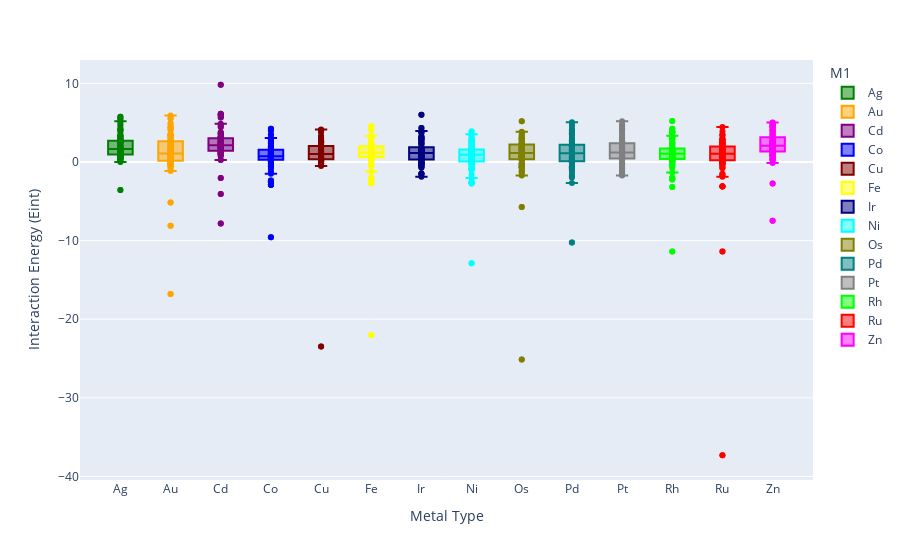

The cell this chart's notebook holds for it:
### Markdown cell above
## Boxplot of the Eint categorized by metal type

### Code cell
plot_categorical_energy_boxplot(
    df=Eint_df,
    x_col='M1',
    y_col='Eint',
    color_map=metal_colors,
    hover_col='system_dacs',
    save_dir='../../../data/figures/dacs_eda',
    x_title='Metal Type',
    y_title='Interaction Energy (Eint)',
    file_name='Eint_M1_metal_boxplot'
)

### Figure 1 — Plotly figure (JSON) as saved in the notebook; plotly's stock layout.template omitted (floating-point values rounded to 4 significant figures; data arrays with more than 128 entries replaced by an {"elided": "..."} marker saying what was removed)
{"data": [{"alignmentgroup": "True", "hovertemplate": "M1=%{x}<br>Eint=%{y}<extra></extra>", "legendgroup": "Ag", "marker": {"color": "#008000"}, "name": "Ag", "notched": false, "offsetgroup": "Ag", "orientation": "v", "showlegend": true, "type": "box", "x": ["Ag", "Ag", "Ag", "Ag", "Ag", "Ag", "Ag", "Ag", "Ag", "Ag", "Ag", "Ag", "Ag", "Ag", "Ag", "Ag", "Ag", "Ag", "Ag", "Ag", "Ag", "Ag", "Ag", "Ag", "Ag", "Ag", "Ag", "Ag", "Ag", "Ag", "Ag", "Ag", "Ag", "Ag", "Ag", "Ag", "Ag", "Ag", "Ag", "Ag", "Ag", "Ag", "Ag", "Ag", "Ag", "Ag", "Ag", "Ag", "Ag", "Ag", "Ag", "Ag", "Ag", "Ag", "Ag", "Ag", "Ag", "Ag", "Ag", "Ag", "Ag", "Ag", "Ag", "Ag", "Ag", "Ag", "Ag", "Ag", "Ag", "Ag", "Ag", "Ag", "Ag", "Ag", "Ag", "Ag", "Ag", "Ag", "Ag", "Ag", "Ag", "Ag", "Ag", "Ag", "Ag", "Ag", "Ag"], "x0": " ", "xaxis": "x", "y": [5.188, 2.877, 2.455, 1.947, 2.989, 2.723, 3.713, 2.591, 3.074, 2.514, 2.545, 3.073, 2.606, 4.089, 0.497, 2.266, 3.371, 2.013, 2.084, 1.636, 4.024, 2.436, 4.003, 4.899, 3.296, 4.636, 3.406, 4.363, 1.739, 1.751, 5.485, -3.58, 1.73, 5.735, 4.119, 0.963, 1.18, 1.577, 1.102, 0.83, 0.935, 1.075, 0.519, 0.008, 1.508, 0.653, 0.442, 0.571, 0.82, 0.863, 0.362, 0.991, 1.621, 0.604, 0.559, 1.543, 1.254, 0.576, 1.207, 0.214, 1.133, 0.555, 1.126, 1.359, 1.496, 0.341, 3.263, 1.653, 2.612, 0.057, 1.353, 0.901, 1.25, 0.675, 1.332, 1.757, 2.566, 1.854, 2.798, 1.892, 2.881, 1.383, 1.05, 2.458, 1.912, 0.619, 1.114], "y0": " ", "yaxis": "y"}, {"alignmentgroup": "True", "hovertemplate": "M1=%{x}<br>Eint=%{y}<extra></extra>", "legendgroup": "Au", "marker": {"color": "#ffa500"}, "name": "Au", "notched": false, "offsetgroup": "Au", "orientation": "v", "showlegend": true, "type": "box", "x": ["Au", "Au", "Au", "Au", "Au", "Au", "Au", "Au", "Au", "Au", "Au", "Au", "Au", "Au", "Au", "Au", "Au", "Au", "Au", "Au", "Au", "Au", "Au", "Au", "Au", "Au", "Au", "Au", "Au", "Au", "Au", "Au", "Au", "Au", "Au", "Au", "Au", "Au", "Au", "Au", "Au", "Au", "Au", "Au", "Au", "Au", "Au", "Au", "Au", "Au", "Au", "Au", "Au", "Au", "Au", "Au", "Au", "Au", "Au", "Au", "Au", "Au", "Au", "Au", "Au", "Au", "Au", "Au", "Au", "Au", "Au", "Au", "Au", "Au", "Au", "Au", "Au", "Au", "Au", "Au", "Au", "Au", "Au", "Au", "Au", "Au", "Au"], "x0": " ", "xaxis": "x", "y": [5.531, 2.782, 1.606, 0.855, 2.987, 2.127, 2.593, 1.377, 2.614, 2.44, 2.116, 2.614, -5.146, 4.398, 0.972, 1.739, 3.523, 2.477, -8.101, -16.8, 4.043, 2.628, 3.504, 4.872, 0.105, 4.924, 3.589, 4.237, 3.401, 3.404, 5.533, -0.261, 0.777, 5.924, 4.347, 4.552, 1.381, 1.012, 0.836, 0.64, 0.117, 0.979, -0.236, -0.264, 1.621, 0.4, -0.371, 0.166, 0.784, 0.908, -0.934, 0.573, 0.216, 0.173, 0.964, 1.903, -0.457, -0.663, 1.209, 0.104, 1.052, -0.002, 1.057, 1.378, -0.518, -0.183, 0.628, -0.594, 0.408, -0.186, 0.495, 2.215, -1.16, 0.265, 0.096, 1.794, 3.148, 1.722, 3.173, 1.374, 3.295, 1.163, -0.207, 2.563, 2.806, 0.313, 1.075], "y0": " ", "yaxis": "y"}, {"alignmentgroup": "True", "hovertemplate": "M1=%{x}<br>Eint=%{y}<extra></extra>", "legendgroup": "Cd", "marker": {"color": "#800080"}, "name": "Cd", "notched": false, "offsetgroup": "Cd", "orientation": "v", "showlegend": true, "type": "box", "x": ["Cd", "Cd", "Cd", "Cd", "Cd", "Cd", "Cd", "Cd", "Cd", "Cd", "Cd", "Cd", "Cd", "Cd", "Cd", "Cd", "Cd", "Cd", "Cd", "Cd", "Cd", "Cd", "Cd", "Cd", "Cd", "Cd", "Cd", "Cd", "Cd", "Cd", "Cd", "Cd", "Cd", "Cd", "Cd", "Cd", "Cd", "Cd", "Cd", "Cd", "Cd", "Cd", "Cd", "Cd", "Cd", "Cd", "Cd", "Cd", "Cd", "Cd", "Cd", "Cd", "Cd", "Cd", "Cd", "Cd", "Cd", "Cd", "Cd", "Cd", "Cd", "Cd", "Cd", "Cd", "Cd", "Cd", "Cd", "Cd", "Cd", "Cd", "Cd", "Cd", "Cd", "Cd", "Cd", "Cd", "Cd", "Cd", "Cd", "Cd", "Cd", "Cd", "Cd", "Cd", "Cd", "Cd", "Cd"], "x0": " ", "xaxis": "x", "y": [1.811, 2.683, 2.249, 3.113, 3.714, 2.962, 5.905, 3.222, 4.439, 2.685, 3.518, 4.443, 0.289, 4.873, 1.834, 2.87, 3.79, 2.528, -7.829, 1.48, 3.244, 2.169, 3.182, 5.644, -2.041, 4.683, 3.644, 3.492, 2.6, 3.212, 6.132, -4.061, 1.937, 6.023, 2.534, 9.82, 1.158, 2.291, 1.918, 1.883, 1.649, 1.861, 1.451, 1.199, 2.304, 1.539, 1.411, 1.045, 2.254, 1.911, 2.021, 1.942, 1.044, 1.31, 0.907, 2.47, 1.045, 0.786, 1.711, 1.354, 2.334, 1.415, 2.335, 2.281, 2.045, 1.585, 2.657, 0.779, 2.564, 1.058, 1.424, 2.337, 0.235, 1.187, 1.651, 2.128, 2.601, 3.007, 3.129, 3.005, 3.092, 1.83, 1.928, 2.039, 1.806, 1.262, 1.053], "y0": " ", "yaxis": "y"}, {"alignmentgroup": "True", "hovertemplate": "M1=%{x}<br>Eint=%{y}<extra></extra>", "legendgroup": "Co", "marker": {"color": "#0000ff"}, "name": "Co", "notched": false, "offsetgroup": "Co", "orientation": "v", "showlegend": true, "type": "box", "x": ["Co", "Co", "Co", "Co", "Co", "Co", "Co", "Co", "Co", "Co", "Co", "Co", "Co", "Co", "Co", "Co", "Co", "Co", "Co", "Co", "Co", "Co", "Co", "Co", "Co", "Co", "Co", "Co", "Co", "Co", "Co", "Co", "Co", "Co", "Co", "Co", "Co", "Co", "Co", "Co", "Co", "Co", "Co", "Co", "Co", "Co", "Co", "Co", "Co", "Co", "Co", "Co", "Co", "Co", "Co", "Co", "Co", "Co", "Co", "Co", "Co", "Co", "Co", "Co", "Co", "Co", "Co", "Co", "Co", "Co", "Co", "Co", "Co", "Co", "Co", "Co", "Co", "Co", "Co", "Co", "Co", "Co", "Co", "Co", "Co", "Co", "Co"], "x0": " ", "xaxis": "x", "y": [0.851, 1.543, -2.352, 0.148, 0.917, -2.588, 0.962, -2.906, 0.579, 4.218, -0.149, 0.579, -2.888, 1.501, -1.2, 0.414, 1.24, 4.017, 3.061, -0.621, 1.888, -2.452, 1.889, 2.859, -0.87, 2.688, -1.511, 2.363, 1.048, 1.048, 2.925, -9.583, 1.991, 3.458, 1.62, 0.33, 0.742, 0.809, 1.289, 0.053, 0.246, 1.233, 0.446, 0.503, 0.533, 1.524, -0.616, -0.509, 0.445, 1.652, 0.578, 0.331, 1.102, 0.61, 0.803, 1.259, 0.551, 0.689, 1.31, 0.643, 0.088, 0.864, 0.088, 0.328, 1.557, 1.719, 2.84, -0.065, 2.03, 0.343, 0.398, 1.858, 0.466, -0.561, 0.276, 0.755, 2.464, 0.945, 2.521, 0.722, 1.316, 0.444, -0.363, 1.668, 1.095, 0.965, 0.396], "y0": " ", "yaxis": "y"}, {"alignmentgroup": "True", "hovertemplate": "M1=%{x}<br>Eint=%{y}<extra></extra>", "legendgroup": "Cu", "marker": {"color": "#800000"}, "name": "Cu", "notched": false, "offsetgroup": "Cu", "orientation": "v", "showlegend": true, "type": "box", "x": ["Cu", "Cu", "Cu", "Cu", "Cu", "Cu", "Cu", "Cu", "Cu", "Cu", "Cu", "Cu", "Cu", "Cu", "Cu", "Cu", "Cu", "Cu", "Cu", "Cu", "Cu", "Cu", "Cu", "Cu", "Cu", "Cu", "Cu", "Cu", "Cu", "Cu", "Cu", "Cu", "Cu", "Cu", "Cu", "Cu", "Cu", "Cu", "Cu", "Cu", "Cu", "Cu", "Cu", "Cu", "Cu", "Cu", "Cu", "Cu", "Cu", "Cu", "Cu", "Cu", "Cu", "Cu", "Cu", "Cu", "Cu", "Cu", "Cu", "Cu", "Cu", "Cu", "Cu", "Cu", "Cu", "Cu", "Cu", "Cu", "Cu", "Cu", "Cu", "Cu", "Cu", "Cu", "Cu", "Cu", "Cu", "Cu", "Cu", "Cu", "Cu", "Cu", "Cu", "Cu", "Cu", "Cu", "Cu"], "x0": " ", "xaxis": "x", "y": [3.334, 2.463, 1.726, 1.008, 1.959, 1.265, 2.742, 1.639, 2.059, 4.045, 1.511, 2.059, 1.655, 2.772, 0.537, 1.21, 1.789, 2.653, 2.649, -0.27, 2.279, 1.28, 2.58, 3.19, 4.137, 2.961, 1.86, 2.635, 0.931, 0.932, 3.87, -23.46, 0.98, 4.074, 3.804, -0.154, 1.059, 1.082, 0.873, 0.136, 0.375, 0.261, 0.564, 0.037, 0.892, 0.271, -0.181, -0.13, 0.517, 0.298, 0.034, 0.59, 1.092, 0.17, 0.013, 0.748, 1.147, 0.358, 0.812, -0.15, 0.753, 0.164, 0.737, 0.507, 1.41, 0.221, 3.011, 1.239, 2.395, 0.39, -0.118, 1.923, -0.521, 0.093, 0.569, 1.418, 2.519, 1.283, 2.193, 0.777, 1.826, 0.886, 0.336, 1.305, 0.937, 0.294, 0.056], "y0": " ", "yaxis": "y"}, {"alignmentgroup": "True", "hovertemplate": "M1=%{x}<br>Eint=%{y}<extra></extra>", "legendgroup": "Fe", "marker": {"color": "#ffff00"}, "name": "Fe", "notched": false, "offsetgroup": "Fe", "orientation": "v", "showlegend": true, "type": "box", "x": ["Fe", "Fe", "Fe", "Fe", "Fe", "Fe", "Fe", "Fe", "Fe", "Fe", "Fe", "Fe", "Fe", "Fe", "Fe", "Fe", "Fe", "Fe", "Fe", "Fe", "Fe", "Fe", "Fe", "Fe", "Fe", "Fe", "Fe", "Fe", "Fe", "Fe", "Fe", "Fe", "Fe", "Fe", "Fe", "Fe", "Fe", "Fe", "Fe", "Fe", "Fe", "Fe", "Fe", "Fe", "Fe", "Fe", "Fe", "Fe", "Fe", "Fe", "Fe", "Fe", "Fe", "Fe", "Fe", "Fe", "Fe", "Fe", "Fe", "Fe", "Fe", "Fe", "Fe", "Fe", "Fe", "Fe", "Fe", "Fe", "Fe", "Fe", "Fe", "Fe", "Fe", "Fe", "Fe", "Fe", "Fe", "Fe", "Fe", "Fe", "Fe", "Fe", "Fe", "Fe", "Fe", "Fe", "Fe"], "x0": " ", "xaxis": "x", "y": [1.402, 1.62, -2.252, 0.52, 1.157, -2.49, 1.63, -2.714, 1.131, 4.543, 0.993, 1.131, -2.679, 2.004, -1.198, 1.204, 1.88, -0.326, 3.253, -0.364, 2.308, -1.984, 2.347, 3.257, -0.312, 3.086, 0.695, 2.826, 1.625, 1.621, 3.342, -22.01, 2.179, 4.106, 2.13, 0.86, 1.123, 1.141, 1.57, 0.932, 0.568, 1.89, 0.721, 0.746, 1.393, 1.997, 0.22, 0.309, 1.014, 2.066, 0.387, 0.455, 1.366, 1.067, 1.37, 1.966, 1.017, 1.192, 1.783, 1.517, 1.07, 1.36, 1.07, 1.344, 1.913, 2.577, 3.148, 0.554, 2.213, 1.016, 0.845, 2.34, 1.026, -0.559, 0.478, 1.046, 2.213, 1.569, 2.329, 1.114, 2.834, 0.005, 0.269, 2.068, 1.588, 0.938, 0.297], "y0": " ", "yaxis": "y"}, {"alignmentgroup": "True", "hovertemplate": "M1=%{x}<br>Eint=%{y}<extra></extra>", "legendgroup": "Ir", "marker": {"color": "#000080"}, "name": "Ir", "notched": false, "offsetgroup": "Ir", "orientation": "v", "showlegend": true, "type": "box", "x": ["Ir", "Ir", "Ir", "Ir", "Ir", "Ir", "Ir", "Ir", "Ir", "Ir", "Ir", "Ir", "Ir", "Ir", "Ir", "Ir", "Ir", "Ir", "Ir", "Ir", "Ir", "Ir", "Ir", "Ir", "Ir", "Ir", "Ir", "Ir", "Ir", "Ir", "Ir", "Ir", "Ir", "Ir", "Ir", "Ir", "Ir", "Ir", "Ir", "Ir", "Ir", "Ir", "Ir", "Ir", "Ir", "Ir", "Ir", "Ir", "Ir", "Ir", "Ir", "Ir", "Ir", "Ir", "Ir", "Ir", "Ir", "Ir", "Ir", "Ir", "Ir", "Ir", "Ir", "Ir", "Ir", "Ir", "Ir", "Ir", "Ir", "Ir", "Ir", "Ir", "Ir", "Ir", "Ir", "Ir", "Ir", "Ir", "Ir", "Ir", "Ir", "Ir", "Ir", "Ir", "Ir", "Ir", "Ir"], "x0": " ", "xaxis": "x", "y": [3.726, 2.436, -0.672, 0.655, 1.822, -1.472, 1.721, -1.53, 1.564, 0.349, 1.283, 1.565, -1.514, 2.991, -0.271, 1.431, 2.651, 1.419, 0.698, 0.721, 3.252, -1.538, 2.983, 3.833, 0.824, 3.937, 1.671, 3.168, 1.139, 2.763, 3.684, 1.881, 1.474, 4.327, 5.992, -0.014, 1.067, -0.574, 1.226, 0.979, -1.893, 1.427, -0.011, 0.112, 1.043, 1.719, -0.156, 0.429, 0.911, 1.884, -0.381, -0.311, 0.999, 0.438, 0.849, 2.214, 0.315, 0.704, 1.875, 1.146, 0.392, 0.78, 0.392, 0.84, 1.128, 1.299, 2.36, 0.106, 1.701, 0.649, 1.282, 2.353, -0.194, -0.752, -0.063, 1.679, 3.02, 1.238, 3.206, -0.256, 2.799, 1.143, -0.509, 0.925, 1.162, -0.351, 0.332], "y0": " ", "yaxis": "y"}, {"alignmentgroup": "True", "hovertemplate": "M1=%{x}<br>Eint=%{y}<extra></extra>", "legendgroup": "Ni", "marker": {"color": "#00ffff"}, "name": "Ni", "notched": false, "offsetgroup": "Ni", "orientation": "v", "showlegend": true, "type": "box", "x": ["Ni", "Ni", "Ni", "Ni", "Ni", "Ni", "Ni", "Ni", "Ni", "Ni", "Ni", "Ni", "Ni", "Ni", "Ni", "Ni", "Ni", "Ni", "Ni", "Ni", "Ni", "Ni", "Ni", "Ni", "Ni", "Ni", "Ni", "Ni", "Ni", "Ni", "Ni", "Ni", "Ni", "Ni", "Ni", "Ni", "Ni", "Ni", "Ni", "Ni", "Ni", "Ni", "Ni", "Ni", "Ni", "Ni", "Ni", "Ni", "Ni", "Ni", "Ni", "Ni", "Ni", "Ni", "Ni", "Ni", "Ni", "Ni", "Ni", "Ni", "Ni", "Ni", "Ni", "Ni", "Ni", "Ni", "Ni", "Ni", "Ni", "Ni", "Ni", "Ni", "Ni", "Ni", "Ni", "Ni", "Ni", "Ni", "Ni", "Ni", "Ni", "Ni", "Ni", "Ni", "Ni", "Ni", "Ni"], "x0": " ", "xaxis": "x", "y": [2.87, 1.76, -1.581, -0.277, 1.03, -0.104, 1.489, -2.6, 0.992, 3.881, 0.483, 0.992, -2.739, 2.188, -1.067, 0.179, 0.956, -0.131, -0.91, -0.805, 1.86, -2.608, 1.947, 2.957, -0.981, 2.659, -2.029, 2.431, 1.141, 1.141, 3.231, -12.89, 2.241, 3.539, 1.045, 2.465, 0.464, 0.239, 1.107, -0.273, -0.686, 1.299, 0.634, 0.466, 1.409, 1.889, -0.779, 0.108, 0.959, 0.097, 0.431, -0.537, -0.81, 0.695, 0.879, 1.304, 0.969, 0.937, 1.714, -0.31, 0.847, -0.856, 0.846, 1.151, 1.605, 1.533, 2.918, 1.235, 2.096, 0.298, 0.281, 1.755, 0.487, -0.278, 0.488, 1.208, 2.755, 1.212, 2.759, 0.498, 2.367, 0.744, 0.065, 1.287, 0.928, 0.241, 0.511], "y0": " ", "yaxis": "y"}, {"alignmentgroup": "True", "hovertemplate": "M1=%{x}<br>Eint=%{y}<extra></extra>", "legendgroup": "Os", "marker": {"color": "#808000"}, "name": "Os", "notched": false, "offsetgroup": "Os", "orientation": "v", "showlegend": true, "type": "box", "x": ["Os", "Os", "Os", "Os", "Os", "Os", "Os", "Os", "Os", "Os", "Os", "Os", "Os", "Os", "Os", "Os", "Os", "Os", "Os", "Os", "Os", "Os", "Os", "Os", "Os", "Os", "Os", "Os", "Os", "Os", "Os", "Os", "Os", "Os", "Os", "Os", "Os", "Os", "Os", "Os", "Os", "Os", "Os", "Os", "Os", "Os", "Os", "Os", "Os", "Os", "Os", "Os", "Os", "Os", "Os", "Os", "Os", "Os", "Os", "Os", "Os", "Os", "Os", "Os", "Os", "Os", "Os", "Os", "Os", "Os", "Os", "Os", "Os", "Os", "Os", "Os", "Os", "Os", "Os", "Os", "Os", "Os", "Os", "Os", "Os", "Os", "Os"], "x0": " ", "xaxis": "x", "y": [5.169, 2.707, -1.037, 0.767, 1.88, -1.737, 1.313, -1.22, 1.926, 0.731, 1.533, 1.927, -1.282, 2.994, -0.424, 2.298, 2.467, 1.019, -25.13, 0.649, 2.997, -1.389, 2.351, 3.51, 3.253, 3.372, 1.248, 2.559, 1.654, 3.838, 3.15, -5.742, 1.935, 3.74, 2.906, 0.355, 1.124, 0.561, 0.697, 0.778, -0.685, 2.05, -0.36, -0.238, 1.246, 1.572, -0.169, -0.169, 1.151, 2.266, -0.675, -0.627, 0.611, 1.121, 1.175, 2.781, 0.518, 0.722, 1.817, 1.843, 0.821, 1.42, 0.82, 0.8, 0.96, 1.252, 2.342, 0.601, 1.529, 0.796, 1.831, 2.437, 0.323, -0.569, -0.54, 0.779, 2.415, 0.769, 3.113, -0.386, 2.85, 0.554, -0.794, 1.575, 1.51, -0.659, 0.226], "y0": " ", "yaxis": "y"}, {"alignmentgroup": "True", "hovertemplate": "M1=%{x}<br>Eint=%{y}<extra></extra>", "legendgroup": "Pd", "marker": {"color": "#008080"}, "name": "Pd", "notched": false, "offsetgroup": "Pd", "orientation": "v", "showlegend": true, "type": "box", "x": ["Pd", "Pd", "Pd", "Pd", "Pd", "Pd", "Pd", "Pd", "Pd", "Pd", "Pd", "Pd", "Pd", "Pd", "Pd", "Pd", "Pd", "Pd", "Pd", "Pd", "Pd", "Pd", "Pd", "Pd", "Pd", "Pd", "Pd", "Pd", "Pd", "Pd", "Pd", "Pd", "Pd", "Pd", "Pd", "Pd", "Pd", "Pd", "Pd", "Pd", "Pd", "Pd", "Pd", "Pd", "Pd", "Pd", "Pd", "Pd", "Pd", "Pd", "Pd", "Pd", "Pd", "Pd", "Pd", "Pd", "Pd", "Pd", "Pd", "Pd", "Pd", "Pd", "Pd", "Pd", "Pd", "Pd", "Pd", "Pd", "Pd", "Pd", "Pd", "Pd", "Pd", "Pd", "Pd", "Pd", "Pd", "Pd", "Pd", "Pd", "Pd", "Pd", "Pd", "Pd", "Pd", "Pd", "Pd"], "x0": " ", "xaxis": "x", "y": [1.621, 2.315, -1.723, 0.809, 1.987, -1.815, 3.068, -2.663, 2.557, 0.767, 1.979, 2.568, -1.502, 3.773, -0.66, 1.73, 2.422, 1.459, -0.803, -10.25, 3.432, -1.987, 3.582, 4.56, 0.298, 4.197, 1.96, 4.011, 2.728, 2.727, 4.738, 2.082, 1.107, 5.053, 2.212, 4.042, 0.535, 0.197, 0.559, 0.223, -0.913, 1.309, -0.487, -0.058, 1.264, -0.06, -0.704, 0.39, 1.53, 0.341, -1.134, -0.74, -1.113, 1.066, 0.554, 1.723, 1.045, -0.599, 1.766, 0.063, 1.096, -0.924, 1.096, 1.446, 1.342, -0.557, 2.898, 0.194, 2.046, -0.093, 0.669, 1.777, 0.576, -0.015, 0.468, 1.786, 3.588, 2.044, 3.61, 1.05, 3.484, 1.568, 0.721, 2.405, 1.983, 0.505, 1.164], "y0": " ", "yaxis": "y"}, {"alignmentgroup": "True", "hovertemplate": "M1=%{x}<br>Eint=%{y}<extra></extra>", "legendgroup": "Pt", "marker": {"color": "#808080"}, "name": "Pt", "notched": false, "offsetgroup": "Pt", "orientation": "v", "showlegend": true, "type": "box", "x": ["Pt", "Pt", "Pt", "Pt", "Pt", "Pt", "Pt", "Pt", "Pt", "Pt", "Pt", "Pt", "Pt", "Pt", "Pt", "Pt", "Pt", "Pt", "Pt", "Pt", "Pt", "Pt", "Pt", "Pt", "Pt", "Pt", "Pt", "Pt", "Pt", "Pt", "Pt", "Pt", "Pt", "Pt", "Pt", "Pt", "Pt", "Pt", "Pt", "Pt", "Pt", "Pt", "Pt", "Pt", "Pt", "Pt", "Pt", "Pt", "Pt", "Pt", "Pt", "Pt", "Pt", "Pt", "Pt", "Pt", "Pt", "Pt", "Pt", "Pt", "Pt", "Pt", "Pt", "Pt", "Pt", "Pt", "Pt", "Pt", "Pt", "Pt", "Pt", "Pt", "Pt", "Pt", "Pt", "Pt", "Pt", "Pt", "Pt", "Pt", "Pt", "Pt", "Pt", "Pt", "Pt", "Pt", "Pt"], "x0": " ", "xaxis": "x", "y": [0.96, 2.642, -0.559, 0.573, 2.116, -0.948, 2.542, -1.19, 2.372, 0.829, 1.885, 2.372, -1.328, 3.699, -0.179, 1.444, 2.461, 1.568, 0.441, 1.097, 3.337, -1.134, 3.149, 4.48, 0.803, 4.432, 2.341, 3.834, 2.962, 2.962, 4.709, 0.396, 0.541, 5.171, 1.851, 4.667, 0.758, -0.313, 0.457, 0.968, -1.627, 1.272, -0.74, -0.131, 1.342, 2.644, -0.003, 0.416, 1.64, 2.53, -1.645, -1.259, -1.732, 0.899, 0.427, 1.919, 1.087, -0.804, 2.212, 1.553, 0.961, 1.195, 0.961, 1.492, 1.272, 1.186, 2.805, 0.33, 2.034, 1.022, 1.195, 1.783, 0.703, -0.19, 0.007, 1.831, 4.185, 2.376, 4.299, 0.668, 4.163, 1.528, 0.478, 2.618, 2.304, 0.25, 1.215], "y0": " ", "yaxis": "y"}, {"alignmentgroup": "True", "hovertemplate": "M1=%{x}<br>Eint=%{y}<extra></extra>", "legendgroup": "Rh", "marker": {"color": "#00ff00"}, "name": "Rh", "notched": false, "offsetgroup": "Rh", "orientation": "v", "showlegend": true, "type": "box", "x": ["Rh", "Rh", "Rh", "Rh", "Rh", "Rh", "Rh", "Rh", "Rh", "Rh", "Rh", "Rh", "Rh", "Rh", "Rh", "Rh", "Rh", "Rh", "Rh", "Rh", "Rh", "Rh", "Rh", "Rh", "Rh", "Rh", "Rh", "Rh", "Rh", "Rh", "Rh", "Rh", "Rh", "Rh", "Rh", "Rh", "Rh", "Rh", "Rh", "Rh", "Rh", "Rh", "Rh", "Rh", "Rh", "Rh", "Rh", "Rh", "Rh", "Rh", "Rh", "Rh", "Rh", "Rh", "Rh", "Rh", "Rh", "Rh", "Rh", "Rh", "Rh", "Rh", "Rh", "Rh", "Rh", "Rh", "Rh", "Rh", "Rh", "Rh", "Rh", "Rh", "Rh", "Rh", "Rh", "Rh", "Rh", "Rh", "Rh", "Rh", "Rh", "Rh", "Rh", "Rh", "Rh", "Rh", "Rh"], "x0": " ", "xaxis": "x", "y": [3.156, 2.017, -1.353, 0.777, 1.495, -2.216, 2.229, -3.193, 5.223, 0.288, 0.845, 1.735, -2.005, 2.864, -0.769, 1.417, 2.305, 1.251, 0.462, -11.39, 3.254, -2.094, 3.322, 3.908, 0.37, 3.76, 1.322, 3.301, 1.377, 1.381, 3.846, 2.076, 1.456, 4.238, 3.292, 0.45, 0.942, 1.049, 1.279, 0.94, 0.023, 1.388, -0.138, 0.313, 1.056, 1.463, 0.106, 0.239, 0.832, 1.687, 0.473, -0.054, 1.044, 0.612, 0.843, 1.936, 0.255, 0.511, 1.572, 0.57, 0.515, 0.77, 0.515, 0.757, 1.273, 1.283, 2.436, -0.129, 1.528, 0.391, 0.808, 2.409, -0.129, -0.615, 0.118, 1.612, 2.82, 1.166, 3.057, 1.055, 2.416, 1.25, -0.419, 0.911, 1.031, -0.346, 0.389], "y0": " ", "yaxis": "y"}, {"alignmentgroup": "True", "hovertemplate": "M1=%{x}<br>Eint=%{y}<extra></extra>", "legendgroup": "Ru", "marker": {"color": "#ff0000"}, "name": "Ru", "notched": false, "offsetgroup": "Ru", "orientation": "v", "showlegend": true, "type": "box", "x": ["Ru", "Ru", "Ru", "Ru", "Ru", "Ru", "Ru", "Ru", "Ru", "Ru", "Ru", "Ru", "Ru", "Ru", "Ru", "Ru", "Ru", "Ru", "Ru", "Ru", "Ru", "Ru", "Ru", "Ru", "Ru", "Ru", "Ru", "Ru", "Ru", "Ru", "Ru", "Ru", "Ru", "Ru", "Ru", "Ru", "Ru", "Ru", "Ru", "Ru", "Ru", "Ru", "Ru", "Ru", "Ru", "Ru", "Ru", "Ru", "Ru", "Ru", "Ru", "Ru", "Ru", "Ru", "Ru", "Ru", "Ru", "Ru", "Ru", "Ru", "Ru", "Ru", "Ru", "Ru", "Ru", "Ru", "Ru", "Ru", "Ru", "Ru", "Ru", "Ru", "Ru", "Ru", "Ru", "Ru", "Ru", "Ru", "Ru", "Ru", "Ru", "Ru", "Ru", "Ru", "Ru", "Ru", "Ru"], "x0": " ", "xaxis": "x", "y": [4.446, 2.271, -3.133, 0.871, 1.598, -3.087, 2.031, -1.876, 1.612, 0.605, 1.391, 1.613, -1.564, 2.75, -0.703, 2.087, 2.72, 1.099, 1.22, -11.39, 2.868, -1.711, 2.874, 3.455, 0.75, 3.38, 1.187, 2.885, 1.618, 2.256, 3.437, -37.3, 1.72, 3.861, 2.525, 0.734, 0.927, 0.753, 0.806, 0.794, -0.228, 1.641, -0.086, -0.097, 1.26, 1.387, 0.008, -0.139, 1.041, 2.056, -0.163, -1.484, 0.765, 1.043, 0.733, 2.384, 0.437, 0.635, 1.695, 1.343, 0.86, 1.351, 0.86, 0.764, 1.11, 0.886, 2.427, 0.277, 1.548, 0.301, 1.293, 2.409, 0.029, -0.293, -0.785, 1.053, 2.319, 0.821, 2.939, 0.198, 2.503, 0.725, -0.535, 1.759, 0.757, -0.351, 0.215], "y0": " ", "yaxis": "y"}, {"alignmentgroup": "True", "hovertemplate": "M1=%{x}<br>Eint=%{y}<extra></extra>", "legendgroup": "Zn", "marker": {"color": "#ff00ff"}, "name": "Zn", "notched": false, "offsetgroup": "Zn", "orientation": "v", "showlegend": true, "type": "box", "x": ["Zn", "Zn", "Zn", "Zn", "Zn", "Zn", "Zn", "Zn", "Zn", "Zn", "Zn", "Zn", "Zn", "Zn", "Zn", "Zn", "Zn", "Zn", "Zn", "Zn", "Zn", "Zn", "Zn", "Zn", "Zn", "Zn", "Zn", "Zn", "Zn", "Zn", "Zn", "Zn", "Zn", "Zn", "Zn", "Zn", "Zn", "Zn", "Zn", "Zn", "Zn", "Zn", "Zn", "Zn", "Zn", "Zn", "Zn", "Zn", "Zn", "Zn", "Zn", "Zn", "Zn", "Zn", "Zn", "Zn", "Zn", "Zn", "Zn", "Zn", "Zn", "Zn", "Zn", "Zn", "Zn", "Zn", "Zn", "Zn", "Zn", "Zn", "Zn", "Zn", "Zn", "Zn", "Zn", "Zn", "Zn", "Zn", "Zn", "Zn", "Zn", "Zn", "Zn", "Zn", "Zn", "Zn", "Zn"], "x0": " ", "xaxis": "x", "y": [2.455, 2.521, 2.43, 3.552, 3.2, 2.525, 4.972, 2.832, 4.047, 4.477, 4.177, 4.046, 2.852, 4.579, 2.038, 3.165, 2.879, 3.824, 4.376, -7.463, 3.675, 2.201, 4.695, 4.542, 4.1, 3.978, 4.725, 4.605, 3.34, 3.49, 5.007, -2.743, 2.333, 4.804, 3.127, 1.412, 1.46, 2.36, 2.059, 1.462, 1.745, 1.509, 1.573, 0.915, 2.295, 1.963, 0.935, 0.411, 1.788, 1.463, 1.976, 2.092, 1.403, 1.097, 0.281, 2.078, 1.279, 0.9, 1.764, 1.361, 2.148, 0.987, 2.146, 1.912, 1.938, 1.336, 2.041, 0.834, 2.786, 0.789, 1.357, 2.337, 0.323, 0.305, -0.141, 1.384, 2.469, 1.686, 2.494, 1.683, 2.086, 0.883, 0.518, 1.259, 0.715, 0.157, 0.569], "y0": " ", "yaxis": "y"}, {"hovertext": {"elided": "1218 str values"}, "marker": {"color": {"elided": "1218 str values"}}, "mode": "markers", "showlegend": false, "type": "scatter", "x": {"elided": "1218 str values"}, "y": {"elided": "1218 float values"}}], "layout": {"boxmode": "overlay", "legend": {"title": {"text": "M1"}, "tracegroupgap": 0}, "margin": {"t": 60}, "xaxis": {"anchor": "y", "categoryarray": ["Ag", "Au", "Cd", "Co", "Cu", "Fe", "Ir", "Ni", "Os", "Pd", "Pt", "Rh", "Ru", "Zn"], "categoryorder": "array", "domain": [0, 1], "title": {"text": "Metal Type"}}, "yaxis": {"anchor": "x", "domain": [0, 1], "title": {"text": "Interaction Energy (Eint)"}}}}
